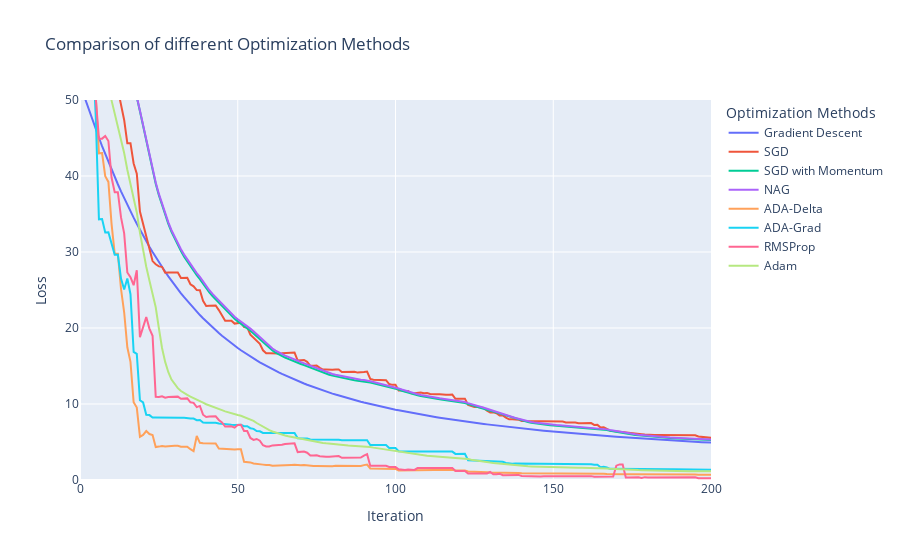

Notebook source saved alongside this figure:
### Code cell
loss_results = [loss_list, sgd_loss_list, sgd_mom_loss_list, nag_loss_list, ada_delta_loss_list, ada_grad_loss_list, rmsprop_loss_list, adam_loss_list]
loss_labels = ["Gradient Descent", 'SGD', 'SGD with Momentum', 'NAG', 'ADA-Delta', 'ADA-Grad', 'RMSProp', 'Adam']


fig = go.Figure()
for index, loss_list in enumerate(loss_results):

	n = len(loss_list)
	x = np.linspace(start=1, stop=n, num=n).tolist()
	loss_list = [float(loss) for loss in loss_list]

	fig.add_trace(go.Scatter(
		x=x,
		y=loss_list,
		mode='lines',
		name=loss_labels[index]
	))


fig.update_layout(
    title="Comparison of different Optimization Methods",
    xaxis_title="Iteration",
    yaxis_title="Loss",
    legend_title="Optimization Methods",
    showlegend=True,
    xaxis=dict(range=[0, 200]),
    yaxis=dict(range=[0, 50])
)

fig.write_image("optimization_methods.png")

fig.show()

### Figure 1 — Plotly figure (JSON) as saved in the notebook; plotly's stock layout.template omitted (floating-point values rounded to 4 significant figures; data arrays with more than 128 entries replaced by an {"elided": "..."} marker saying what was removed)
{"data": [{"mode": "lines", "name": "Gradient Descent", "type": "scatter", "x": {"elided": "10001 int values"}, "y": {"elided": "10001 float values"}}, {"mode": "lines", "name": "SGD", "type": "scatter", "x": {"elided": "1001 int values"}, "y": {"elided": "1001 float values"}}, {"mode": "lines", "name": "SGD with Momentum", "type": "scatter", "x": {"elided": "2001 int values"}, "y": {"elided": "2001 float values"}}, {"mode": "lines", "name": "NAG", "type": "scatter", "x": {"elided": "2001 int values"}, "y": {"elided": "2001 float values"}}, {"mode": "lines", "name": "ADA-Delta", "type": "scatter", "x": {"elided": "1001 int values"}, "y": {"elided": "1001 float values"}}, {"mode": "lines", "name": "ADA-Grad", "type": "scatter", "x": {"elided": "1001 int values"}, "y": {"elided": "1001 float values"}}, {"mode": "lines", "name": "RMSProp", "type": "scatter", "x": {"elided": "1001 int values"}, "y": {"elided": "1001 float values"}}, {"mode": "lines", "name": "Adam", "type": "scatter", "x": {"elided": "1001 int values"}, "y": {"elided": "1001 float values"}}], "layout": {"legend": {"title": {"text": "Optimization Methods"}}, "showlegend": true, "title": {"text": "Comparison of different Optimization Methods"}, "xaxis": {"range": [0, 200], "title": {"text": "Iteration"}}, "yaxis": {"range": [0, 50], "title": {"text": "Loss"}}}}
